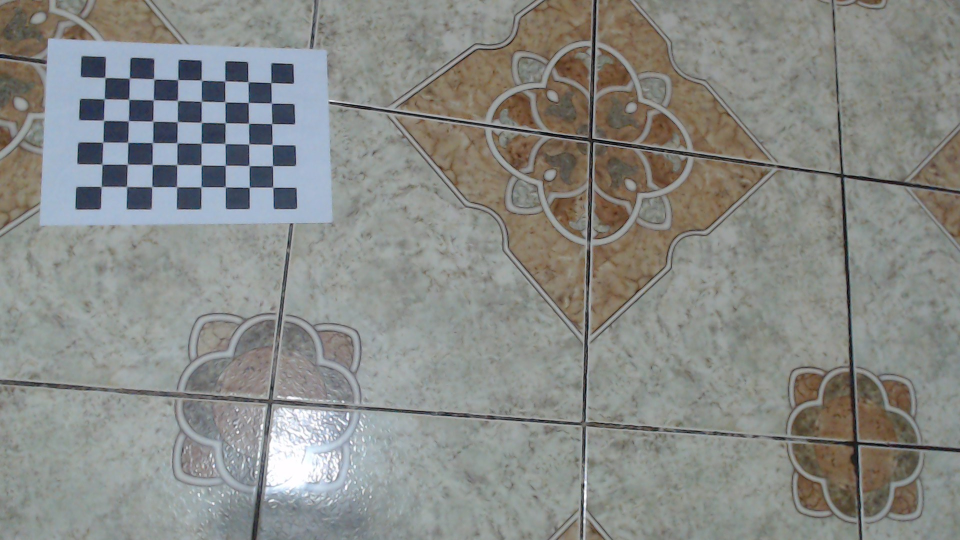
#> input picture FotosCalib2/foto0.jpg, 1920 x 1080 px (shown at 1/2 size); its folder holds 5 pictures in this run
$ python calibracion.py
#> lines starting #> are read from the running program, lines starting #| are printed output that depends on the picture; after the words box and inside, x2 and y2 are one past the last pixel; in counts of white or black regions, pixels touching at a corner belong together
import numpy as np
import cv2 as cv
import glob
import os
import pickle

# Parámetros del tablero de ajedrez
chessboardSize = (8, 6)
frameSize = (1280, 720)

# Criterios de terminación
criteria = (cv.TERM_CRITERIA_EPS + cv.TERM_CRITERIA_MAX_ITER, 30, 0.001)

# Preparar puntos de objeto en 3D, como (0,0,0), (1,0,0), (2,0,0) ....,(6,5,0)
objp = np.zeros((chessboardSize[0] * chessboardSize[1], 3), np.float32)
objp[:, :2] = np.mgrid[0:chessboardSize[0], 0:chessboardSize[1]].T.reshape(-1, 2)

# Escalar las coordenadas según el tamaño de los cuadrados del tablero (en milímetros)
size_of_chessboard_squares_mm = 20
objp = objp * size_of_chessboard_squares_mm

# Arrays para almacenar puntos de objeto y puntos de imagen desde todas las imágenes
objpoints = []  # Puntos 3D en el espacio real
imgpoints = []  # Puntos 2D en el plano de la imagen

# Cargar las imágenes de la carpeta especificada
images = glob.glob('FotosCalib2/*.jpg')

# Procesar cada imagen
for image in images:

    img = cv.imread(image)
#> img is the input picture: shape (1080, 1920, 3); mean B, G, R 134.9, 138.3, 136.4
    gray = cv.cvtColor(img, cv.COLOR_BGR2GRAY)
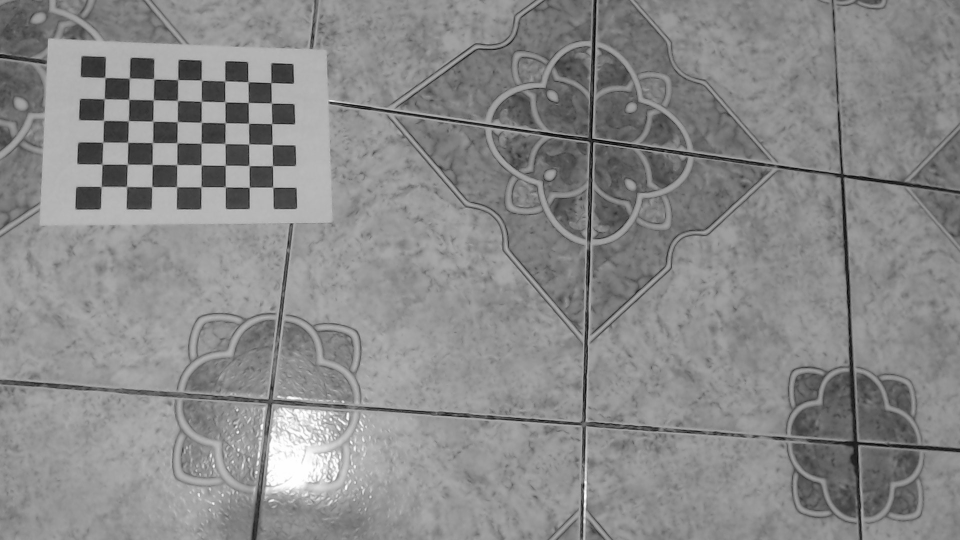
#> gray: shape (1080, 1920) (shown at 1/2 size); min 0, max 255, mean 137.3

    # Encontrar las esquinas del tablero de ajedrez
    ret, corners = cv.findChessboardCorners(gray, chessboardSize, None)
#> ret = True; corners = 48 rows, first 8: [211, 155], [261, 156.1], [307.2, 157.2], [355.3, 161], [403.4, 160.7], [450.5, 162.5], [496.7, 163.5], [542.1, 166.4]

    # Si se encuentran, agregar puntos de objeto y puntos de imagen (después de refinarlos)
    if ret:
        objpoints.append(objp)
        corners2 = cv.cornerSubPix(gray, corners, (11, 11), (-1, -1), criteria)
#> corners2 = 48 rows, first 8: [210.3, 155.5], [259.1, 156.6], [308.2, 158.6], [355.9, 159.8], [403.2, 160.7], [449.9, 162.4], [496.5, 164.1], [542.3, 165.8]
        imgpoints.append(corners2)

        # Dibujar y mostrar las esquinas
        cv.drawChessboardCorners(img, chessboardSize, corners2, ret)
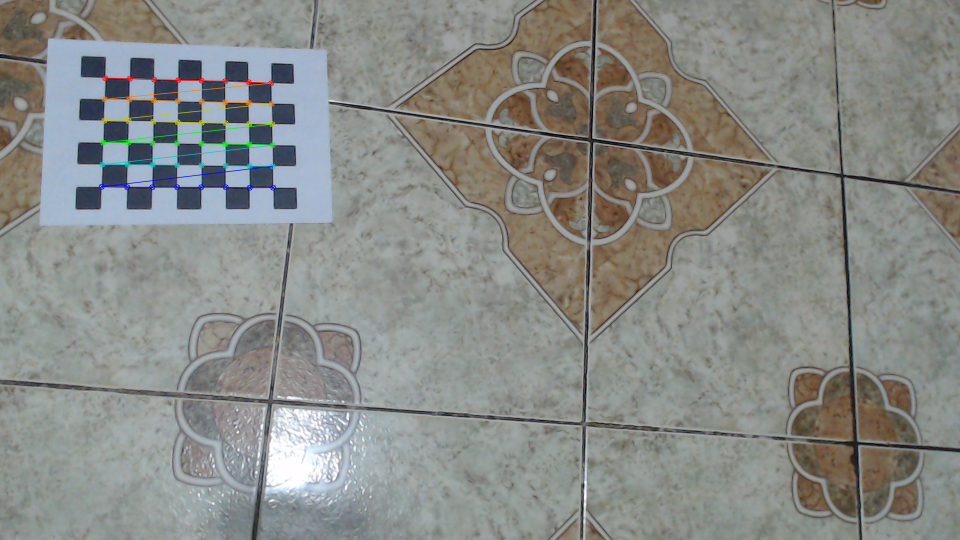
#> img: shape (1080, 1920, 3) (shown at 1/2 size); 0.72% of pixels changed, all inside (x1, y1, x2, y2) = (197, 150, 553, 382)
        cv.imshow('img', img)
        cv.waitKey(100)
#> pass 2 of the loop `for image in images:`:
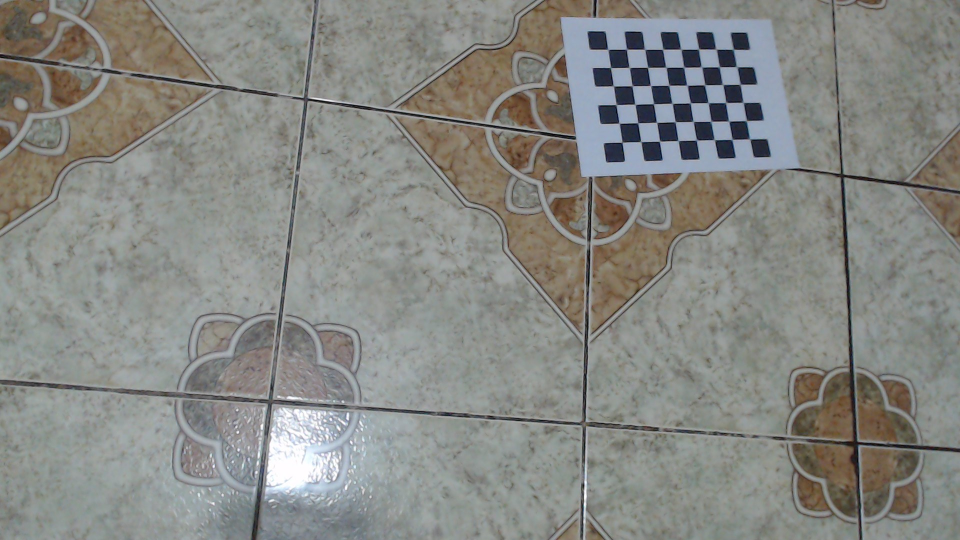
#> input picture FotosCalib2/foto1.jpg, 1920 x 1080 px (shown at 1/2 size)
#> img is the input picture: shape (1080, 1920, 3); mean B, G, R 131.4, 135.7, 134.6
#> `gray = cv.cvtColor(img, cv.COLOR_BGR2GRAY)`:
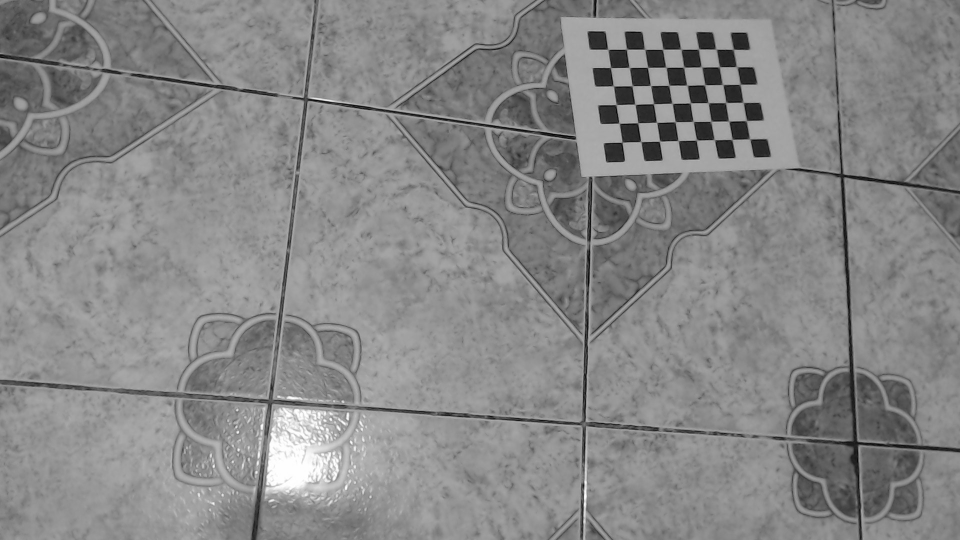
#> gray: shape (1080, 1920) (shown at 1/2 size); min 0, max 255, mean 134.9
#> corners = 48 rows, first 8: [1215.1, 98.3], [1253.6, 99.4], [1289.3, 98.95], [1326, 99], [1362, 99], [1397.6, 98.12], [1432, 98.48], [1468, 98.48]
#> corners2 = 48 rows, first 8: [1216.2, 99.21], [1253.5, 98.79], [1289.7, 99.11], [1325.8, 99.09], [1362.3, 98.93], [1397.7, 98.61], [1432.4, 98.74], [1467.1, 99.16]
#> `cv.drawChessboardCorners(img, chessboardSize, corners2, ret)`:
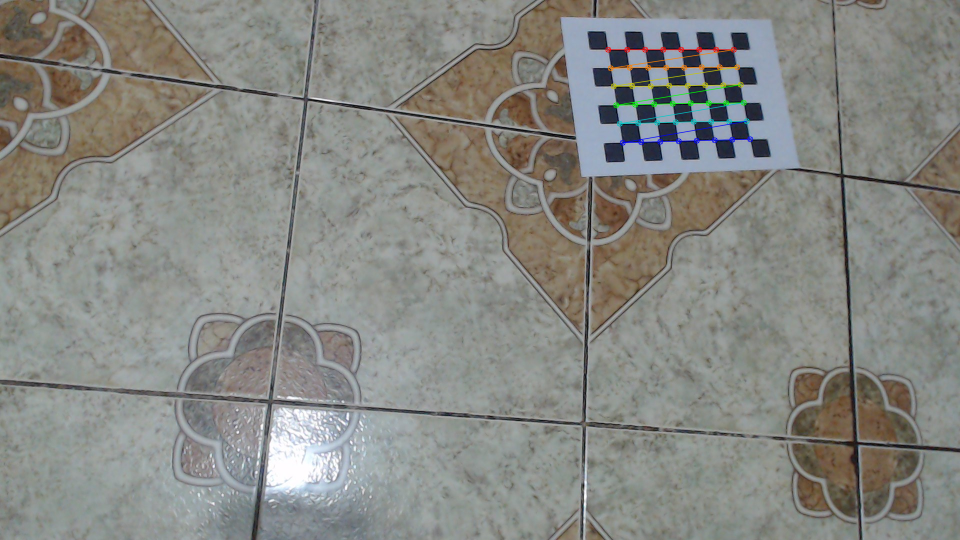
#> img: shape (1080, 1920, 3) (shown at 1/2 size); 0.58% of pixels changed, all inside (x1, y1, x2, y2) = (1210, 93, 1507, 292)
#> pass 3 of the loop `for image in images:`:
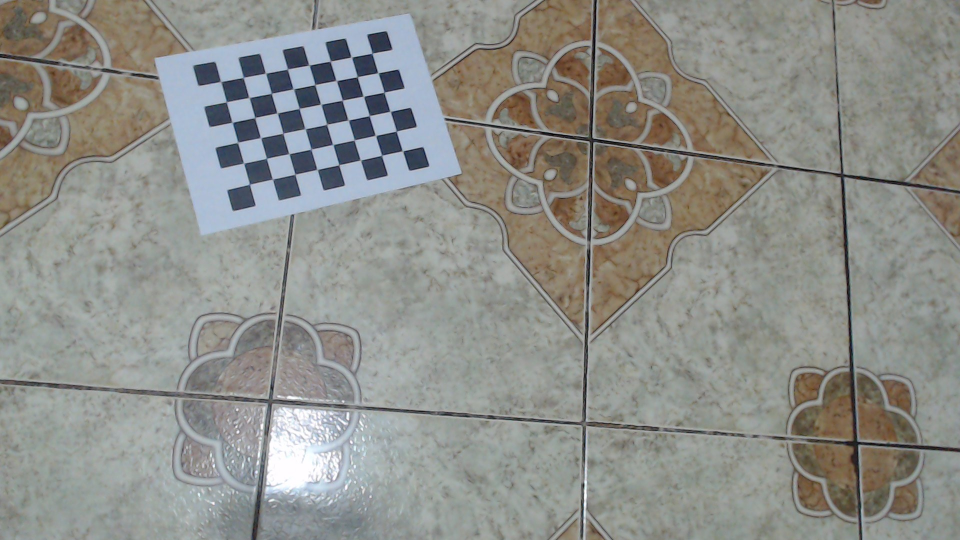
#> input picture FotosCalib2/foto10.jpg, 1920 x 1080 px (shown at 1/2 size)
#> img is the input picture: shape (1080, 1920, 3); mean B, G, R 137.8, 142.7, 141.7
#> `gray = cv.cvtColor(img, cv.COLOR_BGR2GRAY)`:
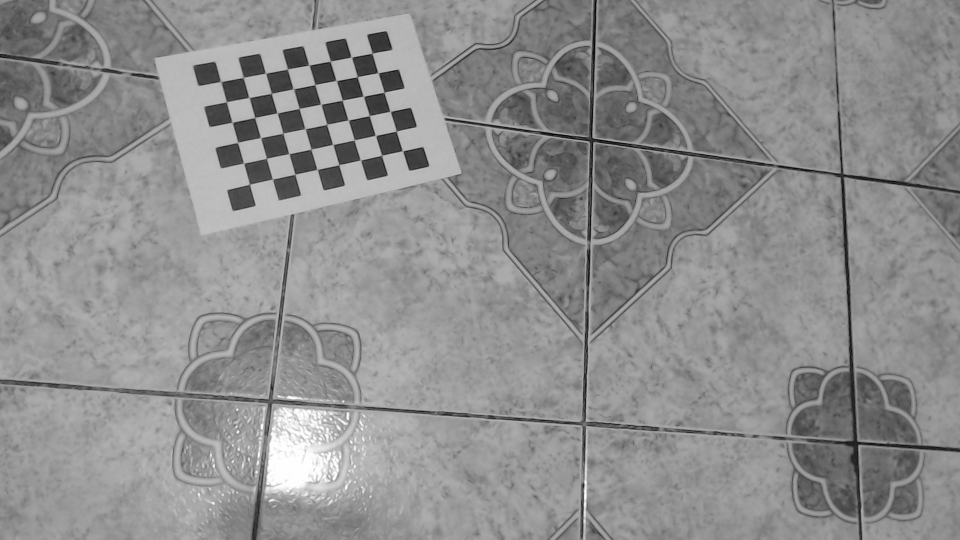
#> gray: shape (1080, 1920) (shown at 1/2 size); min 0, max 255, mean 141.9
#> corners = 48 rows, first 8: [441.1, 163.4], [487, 155.5], [529.9, 146.6], [575.5, 138.5], [618.4, 130.7], [661, 123], [703, 114.5], [744.1, 107.9]
#> corners2 = 48 rows, first 8: [441.8, 163.5], [486.7, 155.5], [531.4, 146.9], [575.2, 138.7], [618.5, 130.7], [660.8, 122.9], [703, 114.7], [744.4, 107]
#> `cv.drawChessboardCorners(img, chessboardSize, corners2, ret)`:
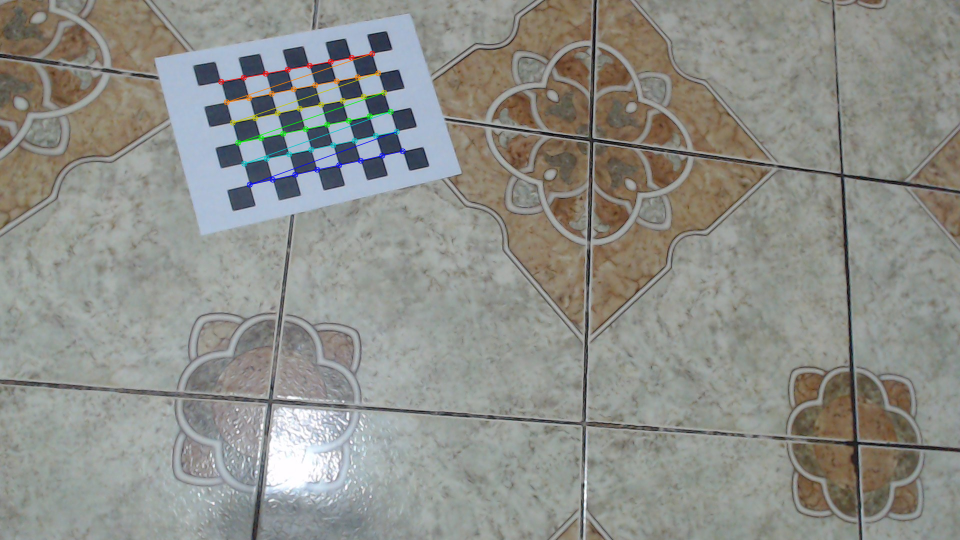
#> img: shape (1080, 1920, 3) (shown at 1/2 size); 0.65% of pixels changed, all inside (x1, y1, x2, y2) = (436, 101, 812, 376)
#> the loop made 5 passes; the first 3 are shown

cv.destroyAllWindows()

# Si se encontraron puntos suficientes, proceder a la calibración
if len(objpoints) > 0 and len(imgpoints) > 0:
    ret, cameraMatrix, dist, rvecs, tvecs = cv.calibrateCamera(objpoints, imgpoints, frameSize, None, None)

    if ret:
        print("Calibración exitosa.")
        print("Matriz de la cámara:")
        print(cameraMatrix)
        print("Coeficientes de distorsión:")
        print(dist)

        # Verificación de los resultados de la calibración en una imagen
        img = cv.imread(images[0])
        h, w = img.shape[:2]
#> h = 1080; w = 1920
        newCameraMatrix, roi = cv.getOptimalNewCameraMatrix(cameraMatrix, dist, (w, h), 1, (w, h))

        # Corregir la distorsión en la primera imagen
        dst = cv.undistort(img, cameraMatrix, dist, None, newCameraMatrix)
        x, y, w, h = roi
        dst = dst[y:y+h, x:x+w]
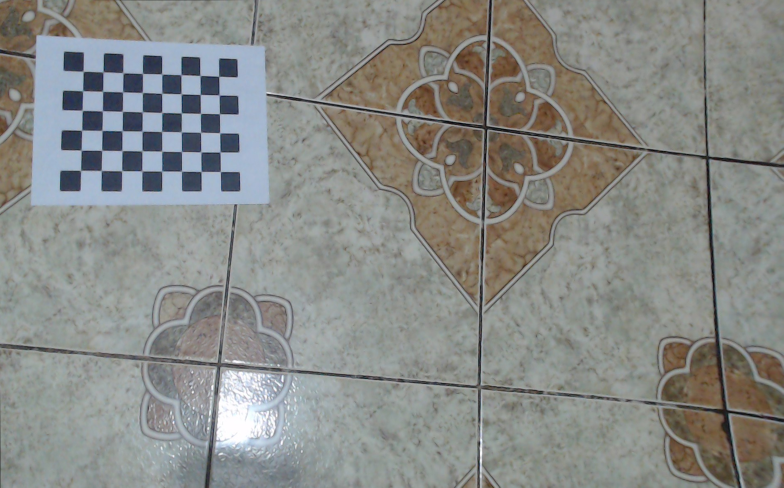
#> dst: shape (975, 1567, 3) (shown at 1/2 size); mean B, G, R 134.5, 138, 136.3

        # Mostrar la imagen corregida
        cv.imshow('Imagen corregida', dst)
        cv.waitKey(0)
        cv.destroyAllWindows()

        # Guardar la imagen corregida
        cv.imwrite('calibrated_image.jpg', dst)

        # Calcular el error de reproyección
        total_error = 0
        for i in range(len(objpoints)):
            imgpoints2, _ = cv.projectPoints(objpoints[i], rvecs[i], tvecs[i], cameraMatrix, dist)
            error = cv.norm(imgpoints[i], imgpoints2, cv.NORM_L2) / len(imgpoints2)
            total_error += error
        print("Error de reproyección total: ", total_error / len(objpoints))

    else:
        print("Calibración fallida.")
else:
    print("No se encontraron suficientes puntos para la calibración. Verifica las imágenes y el tamaño del tablero.")


#########CALIBRACION############################################
ret, cameraMatrix, dist, rvecs, tvecs = cv.calibrateCamera(objpoints, imgpoints, frameSize, None, None)

# Guardar el resultado de la calibración de la cámara para su uso posterior (no nos preocuparemos por rvecs / tvecs)
pickle.dump((cameraMatrix, dist), open("calibration.pkl", "wb"), protocol=2)
pickle.dump(cameraMatrix, open("cameraMatrix.pkl", "wb"), protocol=2)
pickle.dump(dist, open("dist.pkl", "wb"), protocol=2)


##########DESISTORSION############################################

img = cv.imread('FotosCalib2/foto0.jpg')
h, w = img.shape[:2]
newCameraMatrix, roi = cv.getOptimalNewCameraMatrix(cameraMatrix, dist, (w, h), 1, (w, h))

# Deshacer la distorsión
dst = cv.undistort(img, cameraMatrix, dist, None, newCameraMatrix)

# recortar la imagen
x, y, w, h = roi
dst = dst[y:y+h, x:x+w]
cv.imwrite('caliResult1.jpg', dst)

# Deshacer con Remapeo
mapx, mapy = cv.initUndistortRectifyMap(cameraMatrix, dist, None, newCameraMatrix, (w, h), 5)
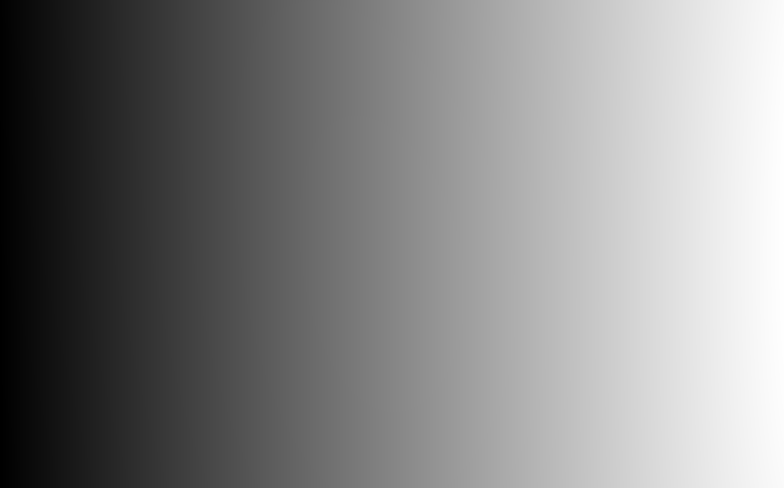
#> mapx: shape (975, 1567) float32 (shown at 1/2 size); min -7.97, max 1828.2, mean 939.7; drawn with min black and max white
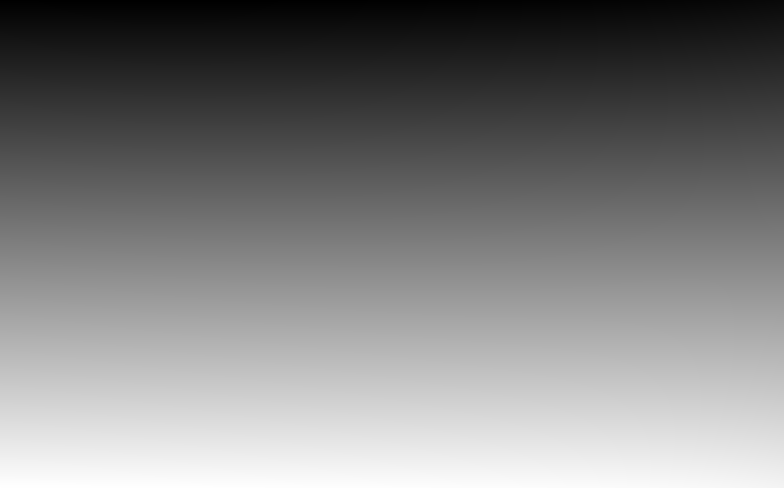
#> mapy: shape (975, 1567) float32 (shown at 1/2 size); min -68.27, max 1008.1, mean 466.2; drawn with min black and max white
dst = cv.remap(img, mapx, mapy, cv.INTER_LINEAR)
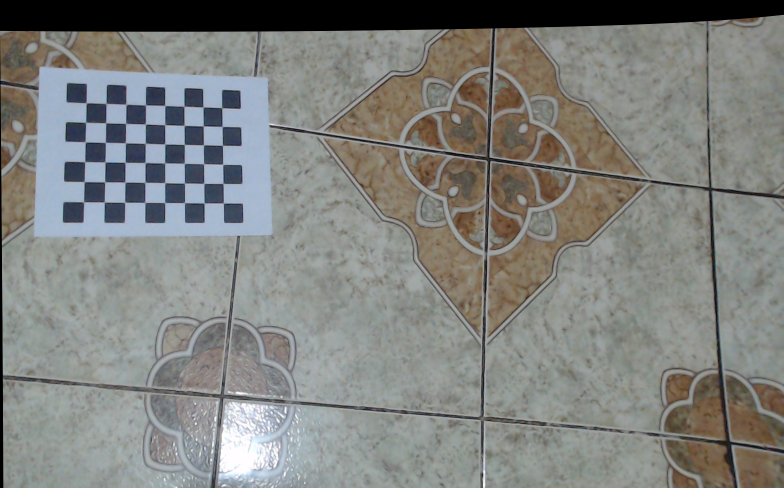
#> dst: shape (975, 1567, 3) (shown at 1/2 size); mean B, G, R 126.3, 129.6, 128.3

# recortar la imagen
x, y, w, h = roi
dst = dst[y:y+h, x:x+w]
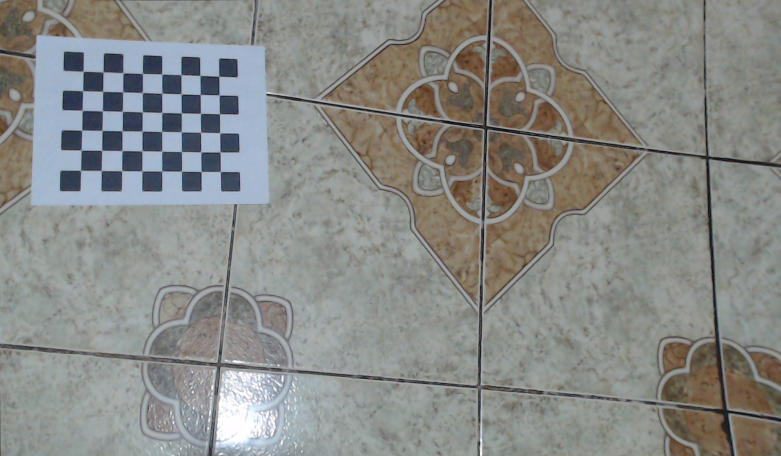
#> dst: shape (912, 1561, 3) (shown at 1/2 size); mean B, G, R 134.5, 138, 136.6
cv.imwrite('caliResult2.jpg', dst)

# Error de reproyección
mean_error = 0

for i in range(len(objpoints)):
    imgpoints2, _ = cv.projectPoints(objpoints[i], rvecs[i], tvecs[i], cameraMatrix, dist)
    error = cv.norm(imgpoints[i], imgpoints2, cv.NORM_L2) / len(imgpoints2)
    mean_error += error

print("error total: {}".format(mean_error / len(objpoints)))
